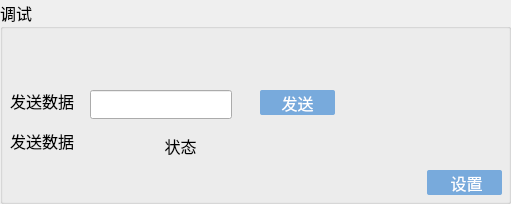
             <widget class="QGroupBox" name="groupBox_4">
              <property name="font">
               <font>
                <family>Microsoft YaHei</family>
                <pointsize>12</pointsize>
               </font>
              </property>
              <property name="styleSheet">
               <string notr="true">QGroupBox{
	color: &quot;#2e4a66&quot;;
}</string>
              </property>
              <property name="title">
               <string>调试</string>
              </property>
              <widget class="QPushButton" name="button_x9_set_2">
               <property name="geometry">
                <rect>
                 <x>427</x>
                 <y>170</y>
                 <width>75</width>
                 <height>25</height>
                </rect>
               </property>
               <property name="sizePolicy">
                <sizepolicy hsizetype="Fixed" vsizetype="Fixed">
                 <horstretch>20</horstretch>
                 <verstretch>0</verstretch>
                </sizepolicy>
               </property>
               <property name="minimumSize">
                <size>
                 <width>60</width>
                 <height>0</height>
                </size>
               </property>
               <property name="maximumSize">
                <size>
                 <width>16777215</width>
                 <height>16777215</height>
                </size>
               </property>
               <property name="font">
                <font>
                 <family>Microsoft YaHei</family>
                 <pointsize>12</pointsize>
                </font>
               </property>
               <property name="styleSheet">
                <string notr="true">QPushButton{

        border-radius: 2px;

        border: none;

        width: 75px;

        height: 25px;
        background-color:rgb(0,0,0,0);

}

QPushButton:enabled {

        background: rgb(120, 170, 220);

        color: white;

}

QPushButton:!enabled {

        background: rgb(180, 180, 180);

        color: white;

}

QPushButton:enabled:hover{

        background: rgb(100, 160, 220);

}

QPushButton:enabled:pressed{

        background: rgb(0, 78, 161);

}

 

QPushButton#blueButton {

        color: white;

}

QPushButton#blueButton:enabled {

        background: rgb(0, 78, 161);

        color: white;

}

QPushButton:!enabled {

        background: rgb(180, 180, 180);

        color: white;

}

QPushButton#blueButton:enabled:hover {

        background: rgb(2, 65, 132);

}

QPushButton#blueButton:enabled:pressed {

        background: rgb(6, 94, 187);

}</string>
               </property>
               <property name="text">
                <string> 设置</string>
               </property>
              </widget>
              <widget class="QLabel" name="label_23">
               <property name="geometry">
                <rect>
                 <x>10</x>
                 <y>90</y>
                 <width>106</width>
                 <height>21</height>
                </rect>
               </property>
               <property name="minimumSize">
                <size>
                 <width>0</width>
                 <height>0</height>
                </size>
               </property>
               <property name="maximumSize">
                <size>
                 <width>160</width>
                 <height>16777215</height>
                </size>
               </property>
               <property name="font">
                <font>
                 <family>Microsoft YaHei</family>
                 <pointsize>12</pointsize>
                </font>
               </property>
               <property name="styleSheet">
                <string notr="true">QLabel
{
color: &quot;#2e4a66&quot;;
}</string>
               </property>
               <property name="text">
                <string>发送数据</string>
               </property>
              </widget>
              <widget class="QLineEdit" name="lineEdit_test_udp_send">
               <property name="geometry">
                <rect>
                 <x>90</x>
                 <y>90</y>
                 <width>142</width>
                 <height>29</height>
                </rect>
               </property>
               <property name="minimumSize">
                <size>
                 <width>0</width>
                 <height>27</height>
                </size>
               </property>
               <property name="maximumSize">
                <size>
                 <width>16777215</width>
                 <height>30</height>
                </size>
               </property>
               <property name="font">
                <font>
                 <family>微软雅黑</family>
                 <pointsize>12</pointsize>
                </font>
               </property>
               <property name="styleSheet">
                <string notr="true"/>
               </property>
              </widget>
              <widget class="QPushButton" name="button_x9_query_2">
               <property name="geometry">
                <rect>
                 <x>260</x>
                 <y>90</y>
                 <width>75</width>
                 <height>25</height>
                </rect>
               </property>
               <property name="sizePolicy">
                <sizepolicy hsizetype="Fixed" vsizetype="Fixed">
                 <horstretch>20</horstretch>
                 <verstretch>0</verstretch>
                </sizepolicy>
               </property>
               <property name="minimumSize">
                <size>
                 <width>60</width>
                 <height>0</height>
                </size>
               </property>
               <property name="font">
                <font>
                 <family>Microsoft YaHei</family>
                 <pointsize>12</pointsize>
                </font>
               </property>
               <property name="styleSheet">
                <string notr="true">QPushButton{

        border-radius: 2px;

        border: none;

        width: 75px;

        height: 25px;
        background-color:rgb(0,0,0,0);

}

QPushButton:enabled {

        background: rgb(120, 170, 220);

        color: white;

}

QPushButton:!enabled {

        background: rgb(180, 180, 180);

        color: white;

}

QPushButton:enabled:hover{

        background: rgb(100, 160, 220);

}

QPushButton:enabled:pressed{

        background: rgb(0, 78, 161);

}

 

QPushButton#blueButton {

        color: white;

}

QPushButton#blueButton:enabled {

        background: rgb(0, 78, 161);

        color: white;

}

QPushButton:!enabled {

        background: rgb(180, 180, 180);

        color: white;

}

QPushButton#blueButton:enabled:hover {

        background: rgb(2, 65, 132);

}

QPushButton#blueButton:enabled:pressed {

        background: rgb(6, 94, 187);

}</string>
               </property>
               <property name="text">
                <string>发送</string>
               </property>
              </widget>
              <widget class="QLabel" name="label_24">
               <property name="geometry">
                <rect>
                 <x>10</x>
                 <y>130</y>
                 <width>106</width>
                 <height>21</height>
                </rect>
               </property>
               <property name="minimumSize">
                <size>
                 <width>0</width>
                 <height>0</height>
                </size>
               </property>
               <property name="maximumSize">
                <size>
                 <width>160</width>
                 <height>16777215</height>
                </size>
               </property>
               <property name="font">
                <font>
                 <family>Microsoft YaHei</family>
                 <pointsize>12</pointsize>
                </font>
               </property>
               <property name="styleSheet">
                <string notr="true">QLabel
{
color: &quot;#2e4a66&quot;;
}</string>
               </property>
               <property name="text">
                <string>发送数据</string>
               </property>
              </widget>
              <widget class="QLabel" name="label_test_udp_rec">
               <property name="geometry">
                <rect>
                 <x>90</x>
                 <y>130</y>
                 <width>181</width>
                 <height>31</height>
                </rect>
               </property>
               <property name="sizePolicy">
                <sizepolicy hsizetype="Minimum" vsizetype="Preferred">
                 <horstretch>0</horstretch>
                 <verstretch>0</verstretch>
                </sizepolicy>
               </property>
               <property name="minimumSize">
                <size>
                 <width>0</width>
                 <height>0</height>
                </size>
               </property>
               <property name="maximumSize">
                <size>
                 <width>200</width>
                 <height>16777215</height>
                </size>
               </property>
               <property name="font">
                <font>
                 <family>Microsoft YaHei</family>
                 <pointsize>12</pointsize>
                </font>
               </property>
               <property name="styleSheet">
                <string notr="true">QLabel
{
color: &quot;#2e4a66&quot;;
}</string>
               </property>
               <property name="text">
                <string>状态</string>
               </property>
               <property name="alignment">
                <set>Qt::AlignCenter</set>
               </property>
              </widget>
             </widget>
